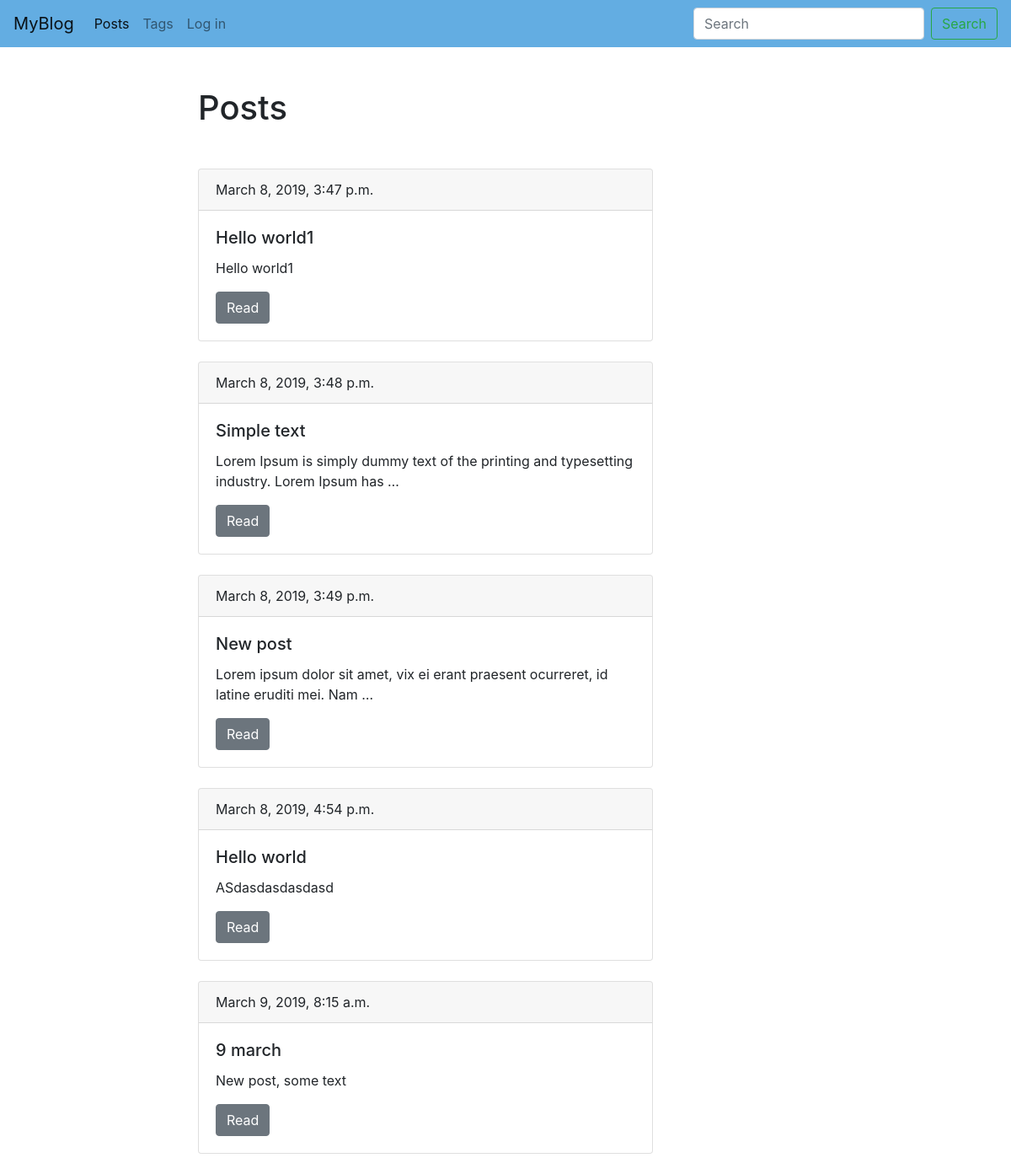
The page /blog/ on the database as committed earlier.
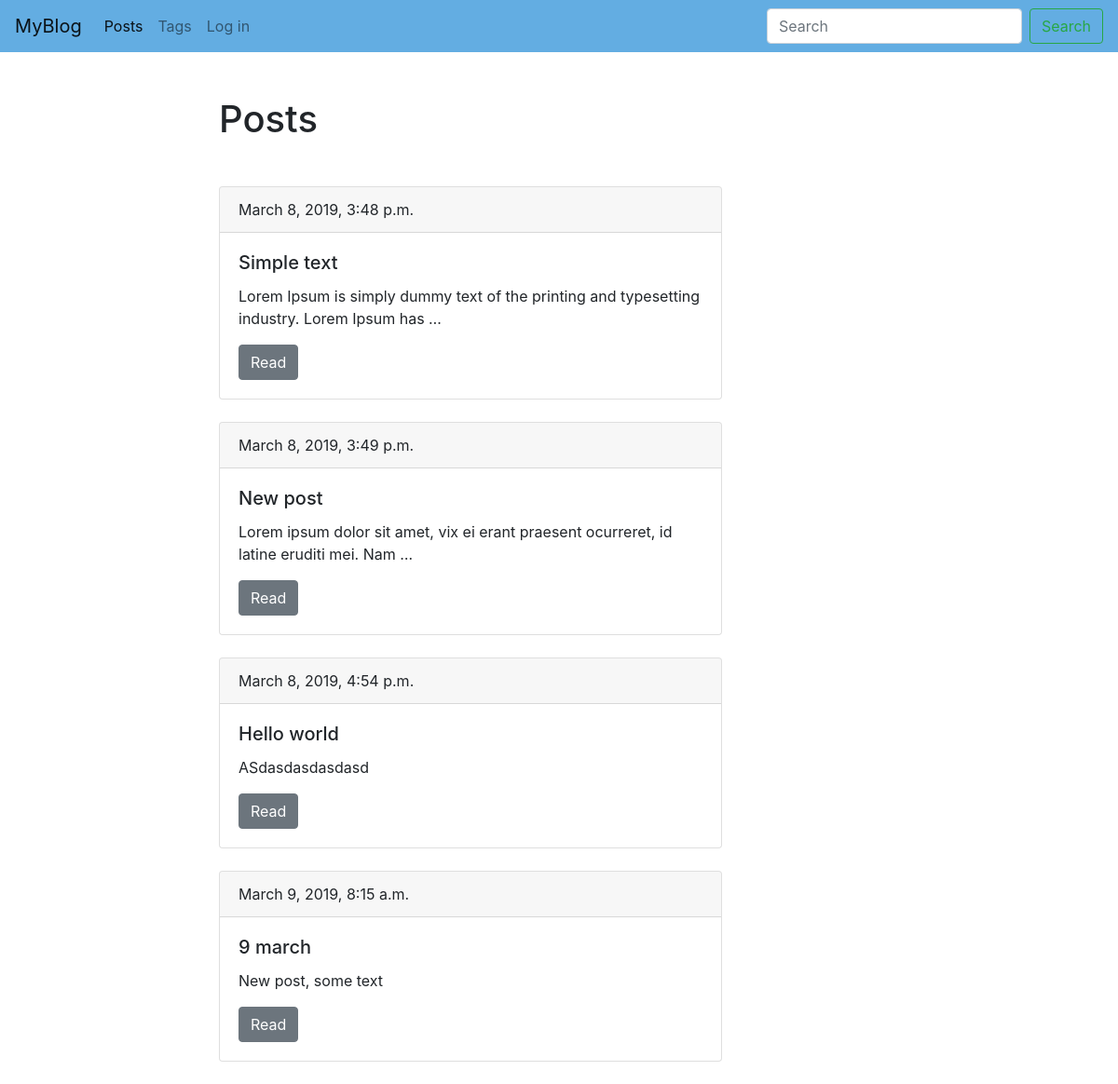
The same page on the database as committed later.
### blog/models.py (models this page shows, shortened)
class Post(models.Model):
    title = models.CharField(max_length=150, db_index=True)
    slug = models.SlugField(max_length=150, unique=True,blank=True)
    body = models.TextField(blank=True, db_index=True)
    date_pub = models.DateTimeField(auto_now_add=True)
    tags = models.ManyToManyField('Tag', blank=True, related_name='posts')
    def get_absolute_url(self):
        return reverse('post_detail_url', kwargs={'slug': self.slug})

### blog/views.py (the view)
# urls.py: path('', posts_list, name='post_list_url'),
def posts_list(request):
    posts = Post.objects.all()
    return(render(request, 'blog/index.html', context={'posts': posts}))

### blog/templates/blog/index.html (shortened to what this page needs)
{% extends 'blog/base_blog.html'%}
{% block content %}
  <h1 class="mb-5">Posts</h1>
    {% for post in posts %}
    <div class="card mb-4">
      <div class="card-header">
        {{post.date_pub}}
      </div>
      <div class="card-body">
        <h5 class="card-title">{{post.title}}</h5>
        <p class="card-text">{{post.body | truncatewords:15}}</p>
        <a href="{{ post.get_absolute_url }}" class="btn btn-secondary">Read</a>
      </div>
    </div>
    {% endfor %}
{% endblock %}

Rows that differ between the two databases and show on the page:
removed Post: date_pub "March 8, 2019, 3:47 p.m.", title "Hello world1", body "Hello world1"
